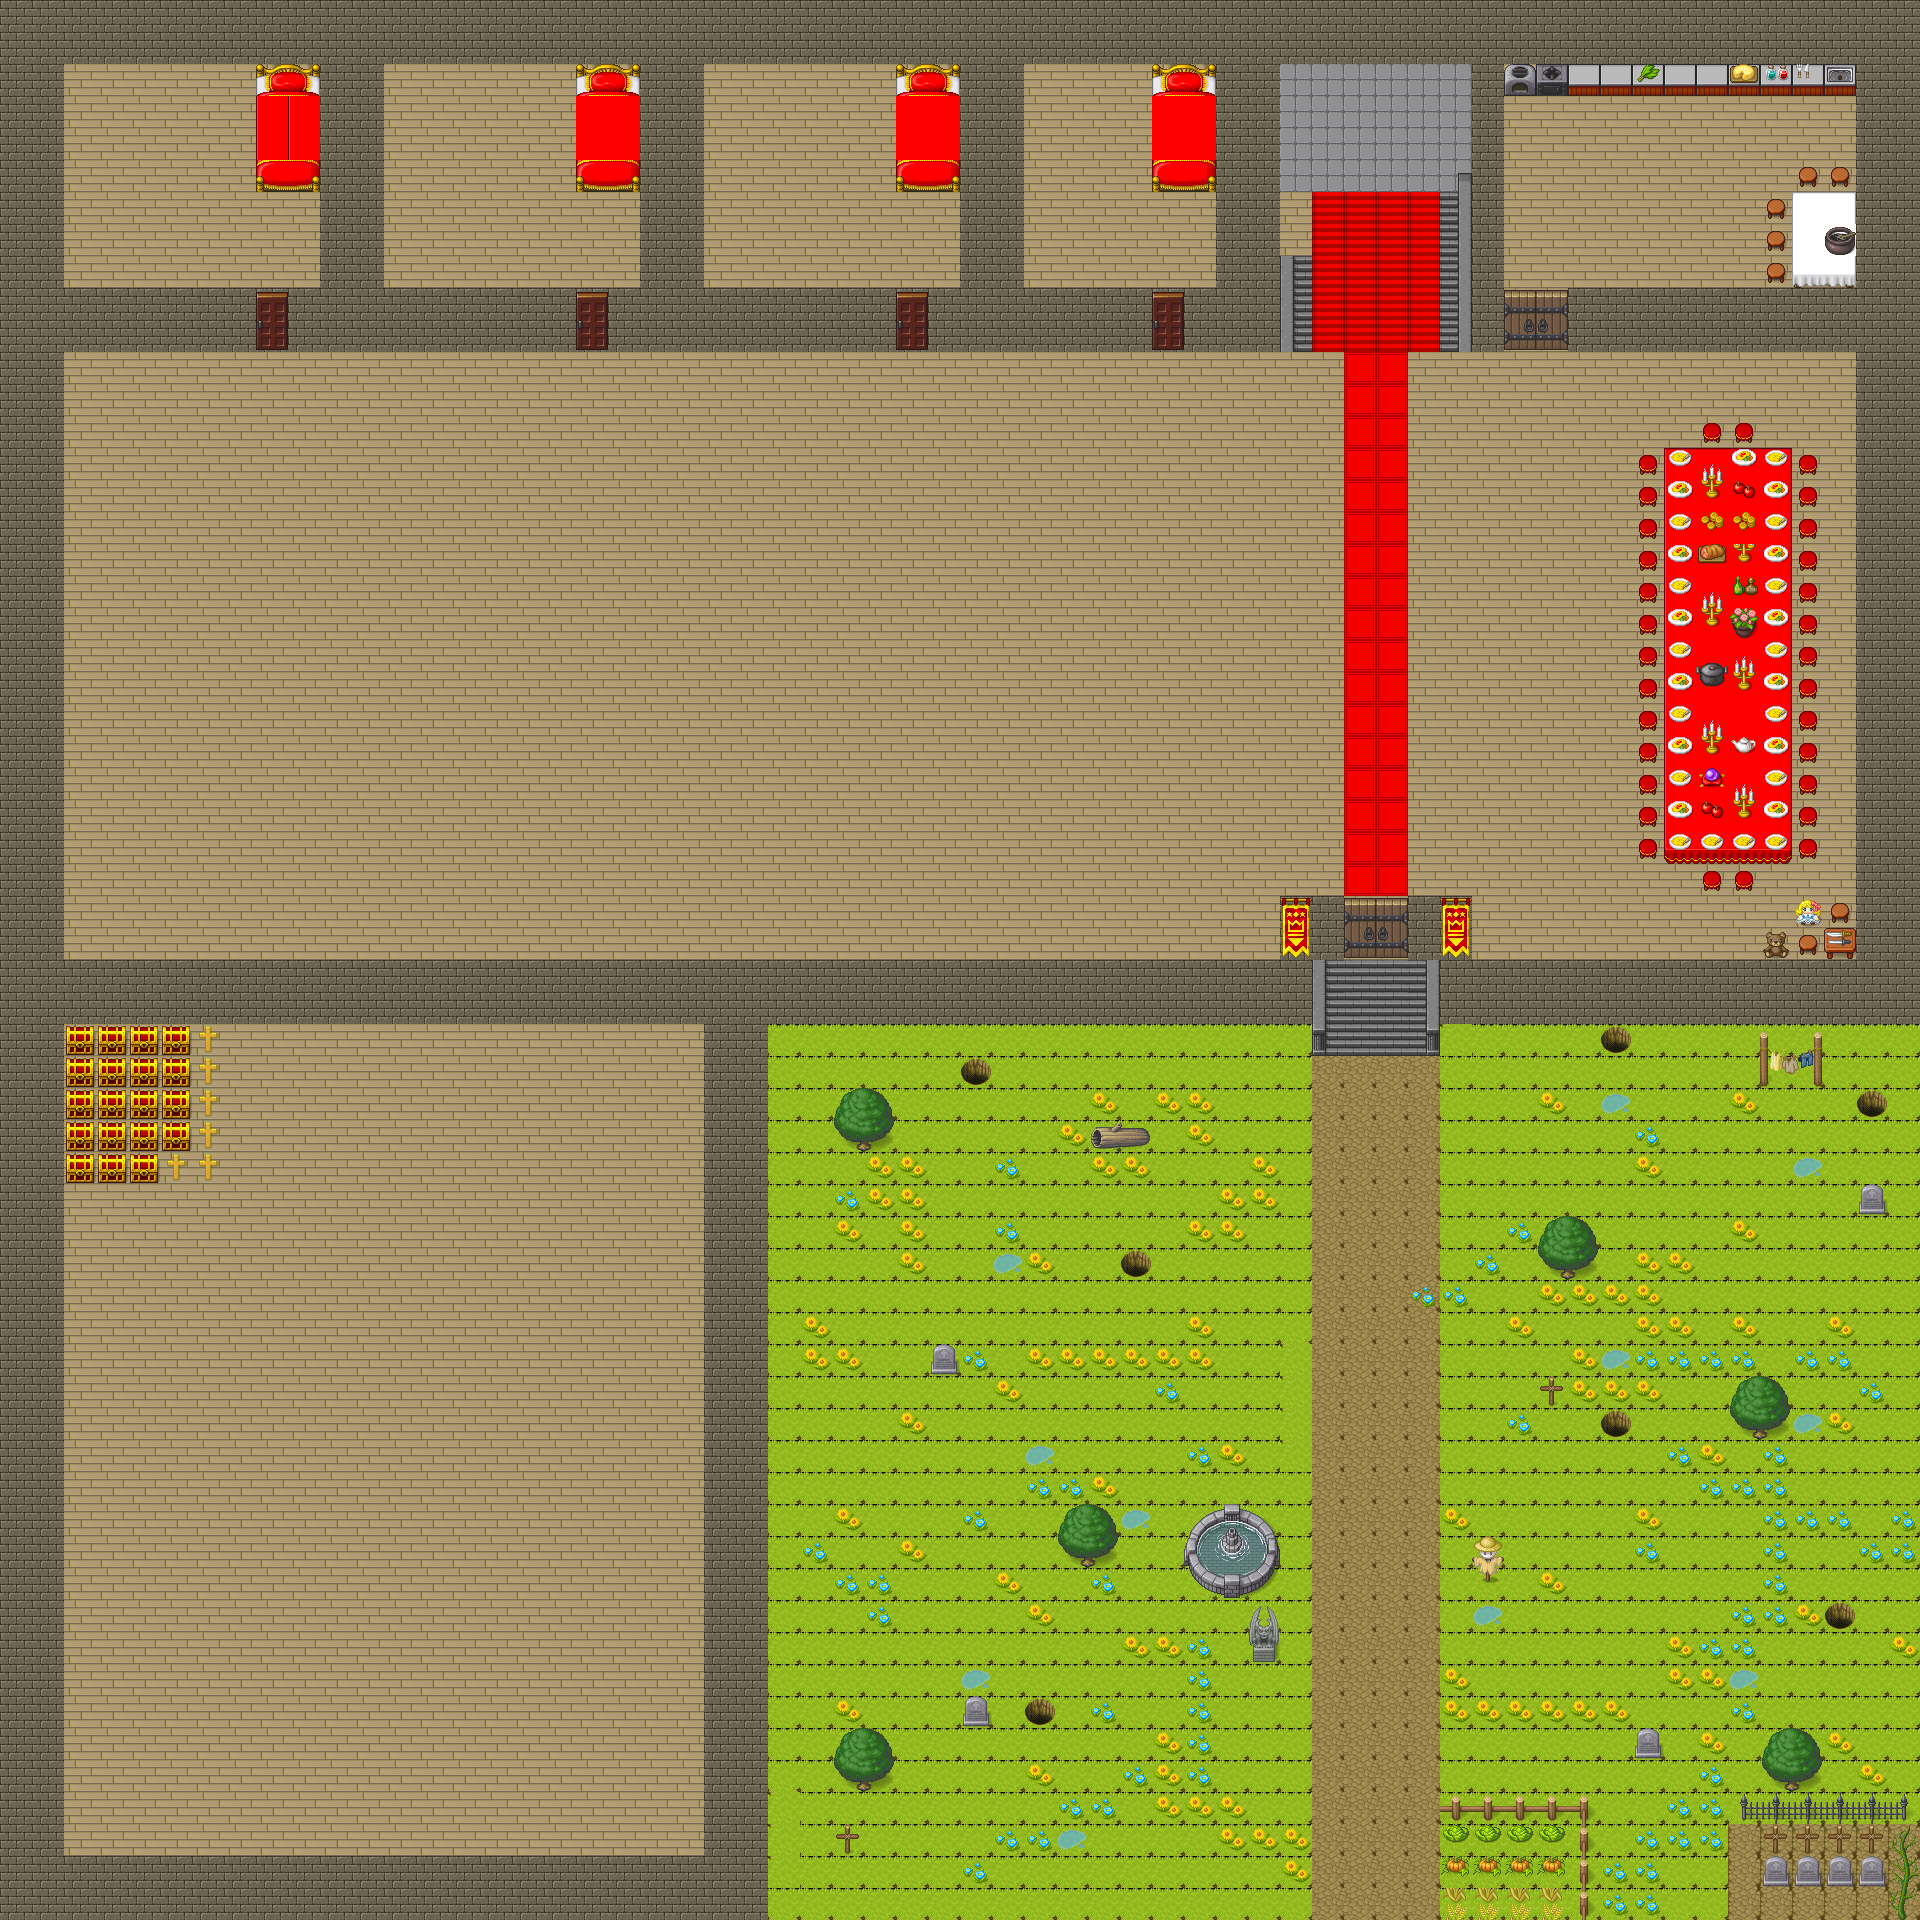

A 2D game scene composited from a Tiled map and its tileset images. What follows is a short description and the map's XML, with each tile layer's data collapsed to a summary:
An orthogonal 60x60 tile map with 32x32 px tiles, 7 tile layers (Calque de Tuiles 1, sol, mur, escalier, ...).

<map version="1.5" tiledversion="1.6.0" orientation="orthogonal" renderorder="right-down" width="60" height="60" tilewidth="32" tileheight="32" infinite="0" nextlayerid="9" nextobjectid="1">
 <tileset firstgid="1" source="src/assets/Pipoya RPG Tileset 32x32/[Base]BaseChip_pipo.tsx" />
 <layer id="1" name="Calque de Tuiles 1" width="60" height="60">
  <data>[3600 cells, 2 non-empty, 1 distinct tile ids]</data>
 </layer>
 <layer id="2" name="sol" width="60" height="60">
  <data>[3600 cells, 3592 non-empty, 6 distinct tile ids]</data>
 </layer>
 <layer id="3" name="mur" width="60" height="60">
  <data>[3600 cells, 722 non-empty, 14 distinct tile ids]</data>
 </layer>
 <layer id="4" name="escalier" width="60" height="60">
  <data>[3600 cells, 20 non-empty, 7 distinct tile ids]</data>
 </layer>
 <layer id="5" name="divers" width="60" height="60">
  <data>[3600 cells, 422 non-empty, 66 distinct tile ids]</data>
 </layer>
 <layer id="8" name="OBJETS" width="60" height="60">
  <data>[3600 cells, 88 non-empty, 25 distinct tile ids]</data>
 </layer>
 <layer id="6" name="sol etage 1" width="60" height="60">
  <data>[3600 cells, 1 non-empty, 1 distinct tile ids]</data>
 </layer>
</map>
